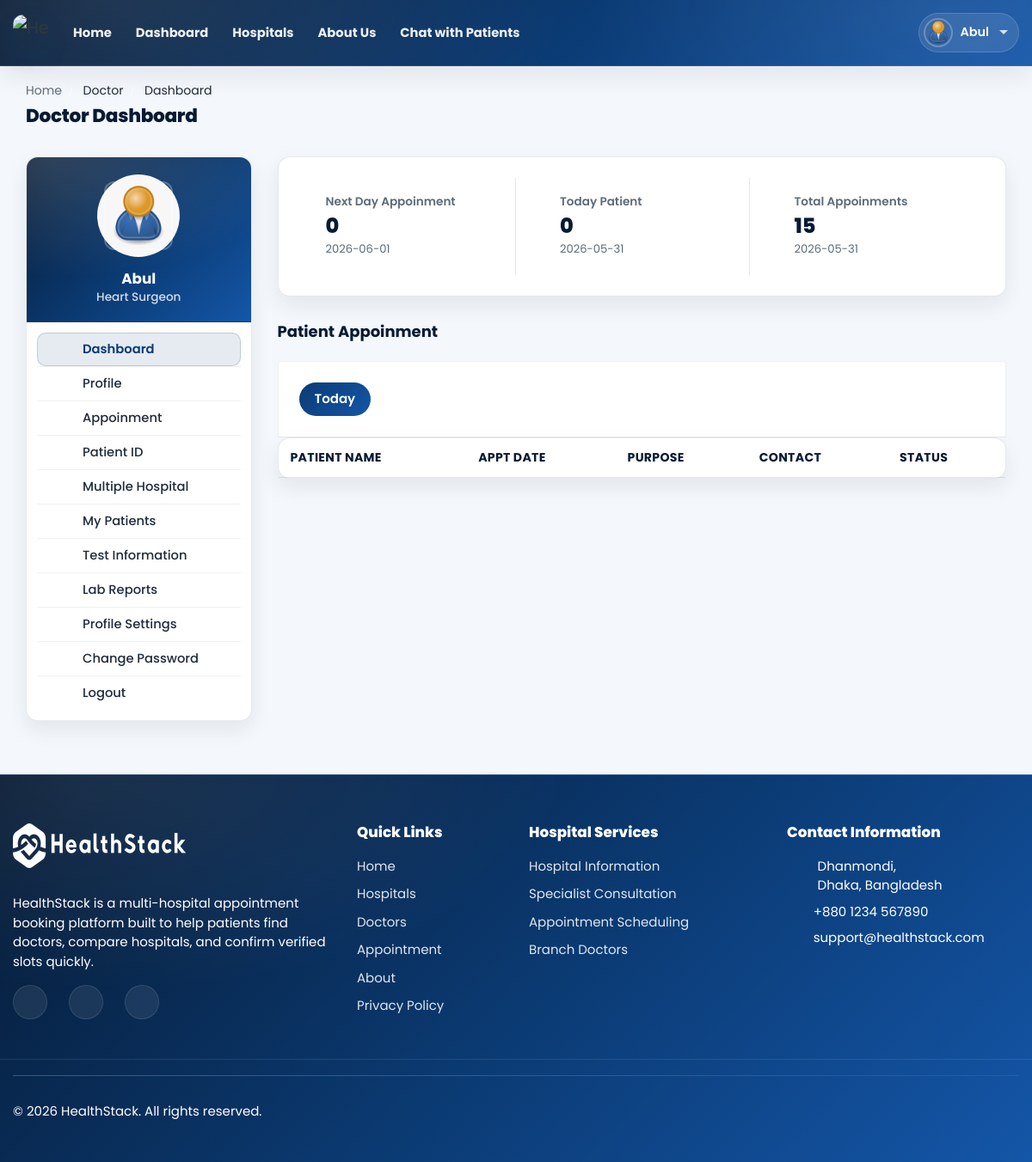
The app's page /doctor/doctor-dashboard/ (signed in) with its own data.
### doctor/models.py (models this page shows, shortened)
class Doctor_Information(models.Model):
    DOCTOR_TYPE = (
        ('Cardiologists', 'Cardiologists'),
        ('Neurologists', 'Neurologists'),
        ('Pediatricians', 'Pediatricians'),
        ('Physiatrists', 'Physiatrists'),
        ('Dermatologists', 'Dermatologists'),
    )
    doctor_id = models.AutoField(primary_key=True)
    user = models.OneToOneField(User, on_delete=models.CASCADE, null=True, blank=True, related_name='profile')
    name = models.CharField(max_length=200, null=True, blank=True)
    username = models.CharField(max_length=200, null=True, blank=True)
    gender = models.CharField(max_length=200, null=True, blank=True)
    description = models.TextField(max_length=1000, null=True, blank=True)
    department = models.CharField(max_length=200, choices=DOCTOR_TYPE, null=True, blank=True)
    department_name = models.ForeignKey(hospital_department, on_delete=models.SET_NULL, null=True, blank=True)
    specialization = models.ForeignKey(specialization, on_delete=models.SET_NULL, null=True, blank=True)
    featured_image = models.ImageField(upload_to='doctors/', default='doctors/user-default.png', null=True, blank=True)
    certificate_image = models.ImageField(upload_to='doctors_certificate/', default='doctors_certificate/default.png', null=True, blank=True)
    email = models.EmailField(max_length=200, null=True, blank=True)
    phone_number = models.CharField(max_length=200, null=True, blank=True)
    nid = models.CharField(max_length=200, null=True, blank=True)
    visiting_hour = models.CharField(max_length=200, null=True, blank=True)
    consultation_fee = models.IntegerField(null=True, blank=True)
    report_fee = models.IntegerField(null=True, blank=True)
    dob = models.CharField(max_length=200, null=True, blank=True)
    institute = models.CharField(max_length=200, null=True, blank=True)
    degree = models.CharField(max_length=200, null=True, blank=True)
    completion_year = models.CharField(max_length=200, null=True, blank=True)
    work_place = models.CharField(max_length=200, null=True, blank=True)
    designation = models.CharField(max_length=200, null=True, blank=True)
    start_year = models.CharField(max_length=200, null=True, blank=True)
    end_year = models.CharField(max_length=200, null=True, blank=True)
    register_status =  models.CharField(max_length=200, null=True, blank=True)
    hospital_name = models.ForeignKey(Hospital_Information, on_delete=models.SET_NULL, null=True, blank=True)
    appointed_hospitals = models.ManyToManyField(
        Hospital_Information,
        blank=True,
        related_name='appointed_doctors',
    )

### hospital/models.py (models this page shows)
class User(AbstractUser):
    is_patient = models.BooleanField(default=False)
    is_doctor = models.BooleanField(default=False)
    is_hospital_admin = models.BooleanField(default=False)
    is_labworker = models.BooleanField(default=False)
    is_pharmacist = models.BooleanField(default=False)
    login_status = models.BooleanField(default=False)

### hospital_admin/models.py (models this page shows, shortened)
class specialization(models.Model):
    specialization_id = models.AutoField(primary_key=True)
    specialization_name = models.CharField(max_length=200, null=True, blank=True)
    hospital = models.ForeignKey(Hospital_Information, on_delete=models.CASCADE, null=True, blank=True)

### doctor/views.py (the view)
# urls.py: path('doctor-dashboard/',views.doctor_dashboard, name='doctor-dashboard'),
@csrf_exempt
@login_required(login_url="doctor-login")
@cache_control(no_cache=True, must_revalidate=True, no_store=True)
def doctor_dashboard(request):
        if request.user.is_authenticated:
            if request.user.is_doctor:
                doctor = Doctor_Information.objects.get(user=request.user)
                current_date = datetime.date.today()
                current_date_str = str(current_date)
                today_appointments = Appointment.objects.filter(date=current_date_str).filter(doctor=doctor).filter(appointment_status='confirmed')
                next_date = current_date + datetime.timedelta(days=1) # next days date
                next_date_str = str(next_date)
                next_days_appointment = Appointment.objects.filter(date=next_date_str).filter(doctor=doctor).filter(Q(appointment_status='pending') | Q(appointment_status='confirmed')).count()
                today_patient_count = Appointment.objects.filter(date=current_date_str).filter(doctor=doctor).annotate(count=Count('patient'))
                total_appointments_count = Appointment.objects.filter(doctor=doctor).annotate(count=Count('id'))
            else:
                return redirect('doctor-logout')
            context = {'doctor': doctor, 'today_appointments': today_appointments, 'today_patient_count': today_patient_count, 'total_appointments_count': total_appointments_count, 'next_days_appointment': next_days_appointment, 'current_date': current_date_str, 'next_date': next_date_str}
            return render(request, 'doctor-dashboard.html', context)
        else:
            return redirect('doctor-login')

### templates/doctor-dashboard.html (shortened to what this page needs)
{% load static %}
<!DOCTYPE html>
<html lang="en">
  <head>
    <link
      rel="stylesheet"
      href="{% static 'HealthStack-System/css/Normal/bootstrap.min.css' %}"
    />
    <link
      rel="stylesheet"
      href="{% static 'HealthStack-System/plugins/Normal/fontawesome/css/fontawesome.min.css' %}"
    />
    <link
      rel="stylesheet"
      href="{% static 'HealthStack-System/plugins/Normal/fontawesome/css/all.min.css' %}"
    />
    <link
      rel="stylesheet"
      href="{% static 'HealthStack-System/css/Normal/style.css' %}"
    />
    <link
      rel="stylesheet"
      href="{% static 'HealthStack-System/css/Normal/dp_theme_ui.css' %}?v=20260323a"
    />
  </head>
  <body class="dp-theme">
  {% if user.is_authenticated %}
    <div class="main-wrapper dp-theme-wrapper">
      <header class="header">{% include 'navbar.html' %}</header>
      <div class="breadcrumb-bar dp-theme-breadcrumb">
        <div class="container-fluid">
          <div class="row align-items-center">
            <div class="col-md-12 col-12">
              <nav aria-label="breadcrumb" class="page-breadcrumb">
                <ol class="breadcrumb">
                  <li class="breadcrumb-item">
                    <a href="{% url 'hospital_home'%}">Home</a>
                  </li>
                  <li class="breadcrumb-item active" aria-current="page">
                    Doctor
                  </li>
                  <li class="breadcrumb-item active" aria-current="page">
                    Dashboard
                  </li>
                </ol>
              </nav>
              <h2 class="breadcrumb-title dp-theme-page-title">Doctor Dashboard</h2>{% include 'message.html' %}
            </div>
          </div>
        </div>
      </div>
      <div class="content dp-theme-content">
        <div class="container-fluid">
          <div class="row">
            <div class="col-md-5 col-lg-4 col-xl-3 theiaStickySidebar dp-theme-sidebar-col">
              <div class="dp-theme-sidebar">{% include 'doctor-sidebar.html' %}</div>
            </div>
            <div class="col-md-7 col-lg-8 col-xl-9">
              <div class="row">
                <div class="col-md-12">
                  <div class="card dash-card dp-theme-stat-card">
                    <div class="card-body">
                      <div class="row">
                        <div class="col-md-12 col-lg-4">
                          <div class="dash-widget dct-border-rht">
                            <div class="dash-widget-info">
                              <h6>Next Day Appoinment</h6>
                              <h3>{{next_days_appointment}}</h3>
                              <p class="text-muted">{{next_date}}</p>
                            </div>
                          </div>
                        </div>
                        <div class="col-md-12 col-lg-4">
                          <div class="dash-widget dct-border-rht">
                            <div class="dash-widget-info">
                              <h6>Today Patient</h6>
                              <h3>{{today_patient_count.count}}</h3>
                              <p class="text-muted">{{current_date}}</p>
                            </div>
                          </div>
                        </div>
                        <div class="col-md-12 col-lg-4">
                          <div class="dash-widget">
                            <div class="dash-widget-info">
                              <h6>Total Appoinments</h6>
                              <h3>{{total_appointments_count.count}}</h3>
                              <p class="text-muted">{{current_date}}</p>
                            </div>
                          </div>
                        </div>
                      </div>
                    </div>
                  </div>
                </div>
              </div>
              <div class="row">
                <div class="col-md-12">
                  <h4 class="mb-4">Patient Appoinment</h4>
                  <div class="appointment-tab">
                    <ul class="nav nav-tabs nav-tabs-solid nav-tabs-rounded">
                      <li class="nav-item">
                        <a
                          class="nav-link active"
                          href="#today-appointments"
                          data-toggle="tab"
                          >Today</a
                        >
                      </li>
                    </ul>
                      <div class="tab-pane" id="today-appointments">
                        <div class="card card-table mb-0">
                          <div class="card-body">
                            <div class="table-responsive">
                              <table
                                class="table table-hover table-center mb-0"
                              >
                                <thead>
                                  <tr>
                                    <th>Patient Name</th>
                                    <th>Appt Date</th>
                                    <th>Purpose</th>
                                    <th>Contact</th>
                                    <th>Status</th>
                                  </tr>
                                </thead>
                              </table>
                            </div>
                          </div>
                        </div>
                      </div>
                    </div>
                  </div>
                </div>
              </div>
            </div>
          </div>
        </div>
      </div>
      <div class="dp-theme-footer">{% include 'footer.html' %}</div>
  {% else %}
  <p> You are not logged in </p>
  {% endif %}
  </body>
</html>

### templates/doctor-navbar.html (shortened to what this page needs)
{% load static %}
<nav class="navbar navbar-expand-lg header-nav hs-navbar dp-theme-navbar" aria-label="Primary">
  <div class="container">
    <a href="{% url 'hospital_home' %}" class="navbar-brand logo hs-brand dp-theme-logo" aria-label="HealthStack Home">
      <img
        src="{% static 'HealthStack-System/images/Normal/logo.jpg' %}"
        class="img-fluid hs-logo"
        alt="HealthStack"
      />
    </a>
    <div class="collapse navbar-collapse" id="hsDoctorNavbar">
      <ul class="navbar-nav mr-auto">
        <li class="nav-item">
          <a class="nav-link" href="{% url 'hospital_home' %}">Home</a>
        </li>
        <li class="nav-item">
          <a class="nav-link" href="{% url 'doctor-dashboard' %}">Dashboard</a>
        </li>
        <li class="nav-item">
          <a class="nav-link" href="{% url 'multiple-hospital' %}">Hospitals</a>
        </li>
        <li class="nav-item">
          <a class="nav-link" href="{% url 'about-us' %}">About Us</a>
        </li>
        <li class="nav-item">
          <a class="nav-link" href="{% url 'chat-home' pk=user.id %}">Chat with Patients</a>
        </li>
      </ul>
      <div class="dp-theme-nav-actions">
        <div class="nav-item dropdown dp-theme-user-dropdown">
          <a href="#" class="dropdown-toggle dp-theme-user-toggle" data-toggle="dropdown" aria-haspopup="true" aria-expanded="false">
            <img
              class="dp-theme-user-avatar"
              src="{{ doctor.featured_image.url }}"
              width="34" height="34"
              alt="{{ doctor.name|default:user.get_username|default:'Doctor' }}"
              onerror="this.onerror=null;this.src='{% static 'HealthStack-System/images/Normal/doctors/doctor-thumb-02.jpg' %}';"
            />
            <span class="dp-theme-user-name d-none d-lg-inline-block">{{ doctor.name|default:user.get_username|default:'Doctor' }}</span>
          </a>
        </div>
      </div>
    </div>
  </div>
</nav>

### templates/doctor-sidebar.html (shortened to what this page needs)
{% load static %}
{% with current_url=request.resolver_match.url_name %}
<div class="profile-sidebar dp-theme-sidebar-inner">
  <div class="widget-profile pro-widget-content">
    <div class="profile-info-widget">
      <a href="#" class="booking-doc-img">
        <img
          src="{{ doctor.featured_image.url }}"
          alt="User Image"
        />
      </a>
      <div class="profile-det-info">
        <h3>{{ doctor.name }}</h3>
        <div class="patient-details">
          <h5 class="mb-0">{{doctor.specialization.specialization_name}}</h5>
        </div>
      </div>
    </div>
  </div>
  <div class="dashboard-widget">
    <nav class="dashboard-menu sidebar">
      <ul>
        <li class="{% if current_url == 'doctor-dashboard' %}active{% endif %}">
          <a href="{% url 'doctor-dashboard' %}">
            <i class="fas fa-columns"></i>
            <span>Dashboard</span>
          </a>
        </li>
        <li class="{% if current_url == 'doctor-profile' %}active{% endif %}">
        <a href="{% url 'doctor-profile' pk=doctor.doctor_id %}">
          <i class="fas fa-user"></i>
          <span>Profile</span>
        </a>
      </li>
        <li class="{% if current_url == 'appointments' %}active{% endif %}">
          <a href="{% url 'appointments'%}">
            <i class="fas fa-user-circle"></i>
            <span>Appoinment</span>
          </a>
        </li>
        <li class="nav-item has-submenu {% if current_url == 'patient-search' %}active{% endif %}">
            <a href="#" class="nav-link"><i class="fas fa-search"></i><span>Patient ID</span></a>
        </li>
        <li class="{% if current_url == 'multiple-hospital' %}active{% endif %}">
          <a href="{% url 'multiple-hospital' %}">
            <i class="fas fa-hospital"></i>
            <span>Multiple Hospital</span>
          </a>
      </li>
        <li class="{% if current_url == 'my-patients' %}active{% endif %}">
          <a href="{% url 'my-patients' %}">
            <i class="fas fa-user-injured"></i>
            <span>My Patients</span>
          </a>
        </li>
        <li class="{% if current_url == 'doctor-test-list' %}active{% endif %}">
          <a href="{% url 'doctor-test-list'%}" target="_blank">
            <i class="fas fa-hourglass-start"></i>
            <span>Test Information</span>
          </a>
        </li>
        <li class="{% if current_url == 'doctor-lab-reports' %}active{% endif %}">
          <a href="{% url 'doctor-lab-reports'%}">
            <i class="fas fa-flask"></i>
            <span>Lab Reports</span>
          </a>
        </li>
        <li class="{% if current_url == 'doctor-profile-settings' %}active{% endif %}">
          <a
            href="{% url 'doctor-profile-settings' %}"
          >
            <i class="fas fa-user-cog"></i>
            <span>Profile Settings</span>
          </a>
        </li>
        <li class="{% if current_url == 'doctor-change-password' %}active{% endif %}">
          <a href="{% url 'doctor-change-password' pk=user.id%}">
            <i class="fas fa-lock"></i>
            <span>Change Password</span>
          </a>
        </li>
        <li>
          <a href="{% url 'doctor-logout'%}">
            <i class="fas fa-sign-out-alt"></i>
            <span>Logout</span>
          </a>
        </li>
      </ul>
    </nav>
  </div>
</div>
{% endwith %}

### records on screen
Doctor_Information: featured_image (placeholder picture), name "Abul", specialization.specialization_name "Heart Surgeon"

### other values on screen
{{ next_days_appointment }} "0"
{{ next_date }} "2026-06-01"
{{ today_patient_count.count }} "0"
{{ current_date }} "2026-05-31"
{{ total_appointments_count.count }} "15"
